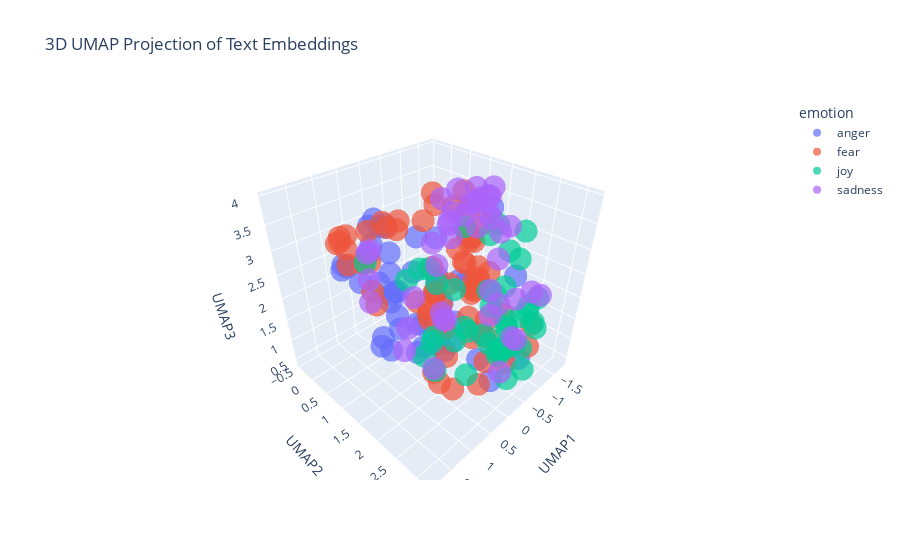

Notebook cell for this chart:
### Markdown cell above
---
##### <a id='toc1_5_8_1_1_'></a>[**>>> Exercise 4 (Take home):**](#toc0_)

Apply UMAP to the same embeddings to reduce the dimensionality to 3D vectors and plot the 3D graph, discuss the differences and similarities with the 2D graph.

### Code cell
# Answer here

import pandas as pd
import numpy as np
import umap
import plotly.express as px

# Concatenate the training and test data
combined_df = pd.concat([train_df_new, test_df_new], ignore_index=True)

# Prepare the embeddings for UMAP
X_embeddings = np.array(combined_df['embeddings_values'].tolist())

# Apply UMAP for dimensionality reduction
reducer = umap.UMAP(n_components=3, metric='cosine', random_state=28) 
embedding_3d = reducer.fit_transform(X_embeddings)

# Create a DataFrame for plotting
df_plot = pd.DataFrame(embedding_3d, columns=['UMAP1', 'UMAP2', 'UMAP3'])
df_plot['emotion'] = combined_df['emotion']
df_plot['intensity'] = combined_df['intensity']
df_plot['text'] = combined_df['text']


# Visualize the embeddings with Plotly
fig = px.scatter_3d(
    df_plot,
    x='UMAP1',
    y='UMAP2',
    z='UMAP3',
    color='emotion',  # Color points by the 'emotion' column
    hover_data=['text', 'intensity'],  # Show text and intensity on hover
    title='3D UMAP Projection of Text Embeddings',
    opacity=0.7,
    size_max=1
)

fig.show()

### Figure 1 — Plotly figure (JSON) as saved in the notebook; plotly's stock layout.template omitted (floating-point values rounded to 4 significant figures)
{"data": [{"customdata": [["@trendykittykat Some people would rather hang on to their indignant anger. *weary sigh*", 0.479], ["@AskPS_UK not received verification email, asked for it to be resent 5 times still nothing.", 0.604], ["Nurse practitioner: 'you look pretty bad. No offense of course.'  \\n\\nThank you, that really added that spark of positivity I needed today.", 0.444], ["@DRUDGE_REPORT @FoxNews good thing the FBI didn't offend them!", 0.479], ["@RichardHBell Yes, I think he held a grudge ...", 0.375], ["Candace &amp; her pout are getting right on my tits #GBBO", 0.562], ["That's really it for my madden career that game sucks , ea sports does a piss poor job every year on that shit", 0.867], ["@Trump_Videos she looks completely #rabid @realDonaldTrump", 0.5], ["@edquinn63 how can you even forget to pick ur fave child up from school #offended", 0.688], ["ESPN just assumed I wanted their free magazines #offended", 0.542], ["@warFarePower dip it in boiling water", 0.396], ["@paulbushnell25 @EE bad news if ordered online it hasn't gone through same happened to me had to re order on the phone #furious", 0.844], ["#Anger or #wrath is an intense emotional response.", 0.562], ["The new gun emoji in iOS10 is not enough to show the anger I have towards a number of things.", 0.625], ["Thatmoment you're watching #worstcelebritycooks and your bubble is burst by finding out KyleXY is gay and married😭 #nochance #KindaDontMind😉", 0.479], ["@UnknownAndYoung — a low growl escaping him. Oh oh.", 0.396], ["@AaronGoodwin seriously dude buy some bubble tape for your phones. #snap broke another phone", 0.458], ["@MetsProspectHub @brianpmangan taking offense to acount...he ranks 32 of 36 over last 2 years by SABR", 0.312], ["follow my girl tiff she only got 3 followers💖💘💖💘💘 @00tiffanyr", 0.188], ["@sippycoups if it hurts too much to eat, i read somewhere that marshmallows are good bc they are soft and don't irritate", 0.375], ["Didn't think Cadres not Getting SRC deployment would make some Cadres so bitter, Ku tough Macom.", 0.5], ["Guy across from me in a really ugly suit cannot stop expressing his displeasure", 0.5], ["guys irritate me", 0.542], ["Follow up. Follow through. Be . #success", 0.125], ["Like hello? I am your first born you must always laugh at my jokes. ", 0.324], ["We worship at Your feet\\nWhere wrath and mercy meet\\nAnd a guilty world is washed\\nBy love's pure stream\\n—Graham Kendrick", 0.375], ["Michelle is one of the worst players in bb history #bb18 #bbfinale #bitter", 0.604], ["GAMEDAY VS BUFORD TODAY AT 5:30 AT HOME!!!!!!!!! NEVER BEEN SO EXCITED #revenge", 0.354], ["I need all your attention! If I don't I'll pout..", 0.479], ["@ChronAVT ummm, the blog says 'with Simon Stehr faking 7th'...I'll expect an investigation forthwith. This is an #outrage", 0.688], ["luv seeing a man with a scowl on his face walking with a protein shaker clenching his fists. i immediately stop n suck his dick", 0.562], ["@Sargon_of_Akkad It'll be like burning rap albums; they'll have to buy it first, but gosh darn it, they have to get rid of it.", 0.417], ["@Disneyland #nothappy and still #charging the #fullprice 😡😡 #fuming some your #bestrides 😳😳", 0.646], ["Praying for the #Lord to keep #anger #hate #jealousy away from your heart is a sign of #maturity #conciseness", 0.354], ["Michelle is one of the worst players in bb history #bb18 #bbfinale ", 0.542], ["@marthalyssa yep. LOL #bitter", 0.417], ["@paulbushnell25 @EE bad news if ordered online it hasn't gone through same happened to me had to re order on the phone ", 0.458], ["I blame the whole season on Natalie! The season would have been so different had she not turned her back on her alliance! #pissed ", 0.792], ["Ok scrubbed hands 5 times before trying to put them in.\\nEyeballs #burning \\n#EvenMoreBlind accidentally scared the #cat whilst #screeching", 0.604], ["Ananya just grabbed a bible, opened it, started reading, and then said 'where do they talk about burning people?'", 0.417], ["If I spend even 5 minutes with you and you already irritate me I seriously will bitch you out until you shut up", 0.812], ["(Sam) Brown's Law: Never offend people with style when you can fake that, you have to break us in this Island.", 0.333], ["@DJ_JeanFranko growl!!!", 0.5], ["i live and die for mchanzo honeymoon crashing and burning the second they move in together", 0.479], ["@ZubairSabirPTI  pls dont insult the word 'Molna'", 0.479], ["Just joined #pottermore and was sorted into HUFFLEPUFF 😡😡😡 #fuming", 0.708], ["@__NETFLIXNCHILL I fuck with madden way harder", 0.521], ["Sting is just too damn earnest for early morning listening. ", 0.37]], "hovertemplate": "emotion=anger<br>UMAP1=%{x}<br>UMAP2=%{y}<br>UMAP3=%{z}<br>text=%{customdata[0]}<br>intensity=%{customdata[1]}<extra></extra>", "legendgroup": "anger", "marker": {"color": "#636efa", "opacity": 0.7, "symbol": "circle"}, "mode": "markers", "name": "anger", "scene": "scene", "showlegend": true, "type": "scatter3d", "x": [0.9957, -0.3453, -1.184, 1.009, 0.9645, 1.206, 0.934, 0.6994, 1.376, 1.348, 0.4816, -0.2084, 0.847, 1.088, 0.8205, 0.1223, 0.1779, 1.427, -0.1176, -1.499, 1.013, 0.9741, 0.7523, -0.6271, -0.1295, 0.1644, 1.188, -0.4124, -0.1324, 1.29, 0.6933, 0.7075, 0.1503, 0.6643, 1.263, 0.2063, -0.2758, 1.184, -0.9934, 0.5391, 1.072, 0.1481, 0.04533, 0.3042, 1.871, 0.39, 0.6961, 0.9599], "y": [1.99, -0.3305, 2.308, 2.806, 1.541, 0.8586, 0.712, 2.589, 1.594, 1.948, 1.871, -0.3365, 1.968, 1.508, 0.6068, 1.644, -0.1489, 1.603, 2.726, 1.425, 2.011, 1.349, 1.274, 2.942, 1.308, 2.626, 0.3648, 2.183, 1.47, 1.672, 1.134, 2.152, -0.2168, 2.434, 0.4336, 1.057, -0.2719, 0.4779, 0.452, 1.989, 1.188, 2.265, 1.712, 1.27, 3.053, 0.2684, 1.019, 1.357], "z": [2.305, 2.675, 2.353, 2.824, 1.921, 2.658, 2.976, 3.292, 2.011, 2.647, 1.471, 2.745, 2.189, 2.678, 2.937, 1.278, 2.559, 1.86, 0.7429, 3.317, 1.715, 2.391, 2.465, 1.103, 2.017, 1.996, 2.774, 0.7106, 1.859, 1.726, 2.35, 3.042, 2.929, 1.972, 2.736, 2.5, 2.79, 2.782, 2.492, 2.995, 2.744, 2.851, 0.9257, 3.331, 3.059, 3.332, 2.684, 3.338]}, {"customdata": [["@Greener105th so you are astounded that I respect blacks to vote like any other human? u talk so down towards them. What bigotry on display!", 0.521], ["Missing the 500th test match today , not able to witness it like watching it in India #shy #indvsnz #500thTest @BCCI", 0.479], ["@BigDaddyx47 awe I'm sorry! I have 2 dogs 3 cats &amp; a snake", 0.188], ["@ImJim_YoureNot  cyber bully", 0.396], ["Don't #worry if you're not the best , if you are doing something you #love , you're heading in right direction ...", 0.104], ["3 #tmobile #stores, #original #note7 #customer and zero #results... What's going on guys?  #customerservice #2hour #waittime", 0.5], ["Today's alarm shows how unprepared professors and students are when it comes to emergency protocols. We don't know where to go @CalStateLA", 0.667], ["Watched tna for the first time in a long time what the hell happened to the #hardyboys #impactonpop #wwe #terrible", 0.412], ["bad news fam, life is still hard and awful #depression #anxiety #atleastIhaveBuffy", 0.854], ["#Partners are willing to #walk alongside you without being #intimidated by you. #WhoIsIT #Part2 #RelationShift #CLifeMacon", 0.417], ["@RJAH_NHS @ChrisHudson76 @mbrandreth #course day # potential Leadership #excited #nervous # proud", 0.646], ["Damnnit! Gonna be 1400 pts shy on Chiefs Rewards of getting a post game photo.", 0.521], ["Fewer and fewer good horror offerings from Hollywood every year. Or have I just gotten too old for this shit?", 0.292], ["@smb_ryan @Kamper10 I couldn't care less about #GOTHAM. I haven't watched it since the mid point of season 1. #horrible", 0.417], ["#nana 4 hoco bc my dream since freshman year awe 😙❤❤❤ @thecandeyman", 0.25], ["@NHLexpertpicks @usahockey USA was embarrassing to watch. When was the last time you guys won a game..? #horrible #joke", 0.269], ["@bumbleb33tuna door and cleared his throat, trying to dispel any nervousness he had left.", 0.479], ["How had Matty Dawson not scored there!!!!! #terrible", 0.375], ["@Taniel @LOLGOP That'll be gosh darn terrific if they only check the brown people. Shucks, let's make a law to say only brown people.", 0.458], ["# ISIS REFERENCES SCRUBBED?  Federal complaint against suspect in NYC, NJ bombings appears to omit terror names in bloody journ...  #news", 0.729], ["This maybe a new start but it will always be align with the end.  #forward", 0.375], ["#NawazSharif confesses that #Pakistan  supports #terror at #unga\\n#BurhanWani", 0.625], ["@Megannn_walsh12 @itsshelleeey never said that,Just not fair how Yous think it's completely okay to bully someone", 0.646], ["someone come to fright world w me🤗🤗", 0.458], ["And I would advise that everyone wait to watch @KevinCanWaitCBS ,or actually don't wait, just don't even watch it because it is #awful", 0.229], ["Thank god the feds did not raise rates. Assume they are nervous about a world where 990 is the new employee  form  &amp; the safety net is zilch", 0.45], ["And there you go. After that wild start, wouldn't be surprised at all if Sweden wins this game. Too much experience there to panic.", 0.4], ["@JasonBHampton it's Bowers. I went and drove it for a while this evening #horrible", 0.447], ["#panic Panic attack from fear of starting new medication", 0.917], ["@tchop__StL @YouTube \\nI get sick to my stomach everytime I see this video &amp; for the helicopter crew to make such comments is revolting.", 0.875], ["It's a good day at work when you get to shake Jim Lehrer's hand. Thanks, @keratx! Still kicking myself for being to shy to hug @mcuban.", 0.208], ["petrify  me in the fossil type of way", 0.458], ["India wants to #shake #hands with # pakistan ..... but as usual pakistan #cheat with every #indian \\n\\n..........shameless pakistan", 0.458], ["Tomorrow is going to be a challenge, I have to talk at a freshers fair to STRANGERS 😁and pick up my new flat keys ", 0.58], ["@realDonaldTrump @KellyannePolls New campaign slogan idea...'I know you are but what am I?'  #Trump2016 #yourefired #deflect", 0.354], ["@Markgatiss I'm surrounded by those Trump voters. You're right, it is fucking terrifying. #redstate ", 0.854], ["Haven't gotten one hour of sleep... Today is going to be a fun day 😐 #restless", 0.75], ["Recording some more #FNAF and had to FaceTime my mum to let her know I was okay after I let out a high pitched scream 😂  #suchagirl", 0.458], ["Just had to reverse half way up the woods to collect the dog n I've never even reverse parked in my life 🙄 #nightmare", 0.771], ["I just want to say: social media isn’t here to #bully that has to be #stopbullying ! Please be kind to eaxh other! #lovewins", 0.36], ["@saltmage I find it less daunting if I know one person at least!", 0.521], ["@DaniQays @AJENews ohh.. so here comes sense from terror supporting stone pelting vandalizing ppl who gather b4 protests to announce ...", 0.646], ["@kevinrouth Now that's what I call a gameface! #gameface  #intimidate", 0.458], ["I'm scared that my coworkers are going to submit me to one of those 'wardrobe makeover' shows. #fear #fashion", 0.792], ["Can't start a good day without a cup of tea! \\n\\n#tea #start #day #goodday", 0.104], ["We in our own country are so divided in our approach so how could we fight #terrorism and #pakistani terrorism #MartyrsNotBeggars", 0.625], ["@WTFISaHashtag1 @MuslimIQ The problem is that right wing extremist terror groups aren't given coverage, press not interested", 0.5], ["White Americans are worried about Arab terrorists. Black Americans are fearful of a terrorist in a Police uniform on a daily basis.", 0.854], ["@deodevine6 i can't bully you and niall impossible😙", 0.438], ["I feel horrible. I have accounting today but physically and mentally am not okay 😪", 0.833], ["@quiettcricket can you maybe break it down into smaller bits? or space it out so it doesnt seem to daunting?", 0.458], ["The moment you bring her to meet your best friend and you're nervous af! 😬😆 #nervous #thefriendtest", 0.771], ["@joey_coops yes Hun! Avoid at all costs!! #nightmare", 0.667], ["Hillary Clinton looked the other way to the Saudi war on women and their terror financing because they bought her off.", 0.479], ["@CNNPolitics I can't wait to hear what he had to say about the brilliant Dr. Hawking... it should be rich... In the poorest of taste! ", 0.246], ["Bout ta get my @dontbreathe on up in here! @WarrenTheaters #nervous #icantholdmybreaththatlong", 0.688], ["@LethalWeaponFOX This show SUCKS! #lame #awful you even used the same names?? lol SO SO bad! #Failed #notworth2minutes. Off air SOON", 0.396], ["also i had an awful nightmare involving being sick where worms were involved i was so disgusted when i woke up", 0.896], ["#twitter #users Tweeting on twitter is like playing a game against the computer. Where's the life, Everyone too #afraid to say something?", 0.521], ["@RyanAbe awe yay thank god I was so worried.", 0.5], ["@soozclifford Sure have... Sydney are too tough, too quick and their 'team' pressure is too much for the Cats to handle. Motlop/Cowan ", 0.356], ["@TheDappaMc also £2.50 for a chocolate Feast ice lolly.. proper shocking 😩", 0.438], ["Really.....#Jumanji 2....w/ The Rock, Jack Black, and Kevin Hart...are you kidding me! WTF! #ThisIsATerribleIdea ", 0.542], ["⊰ @FrameOfAnAngel ⊱ \\n\\n+ Of them. I'm here for answers, and if I scare her to death, there won't be answers for me. \\n\\nSo instead, I just +", 0.583]], "hovertemplate": "emotion=fear<br>UMAP1=%{x}<br>UMAP2=%{y}<br>UMAP3=%{z}<br>text=%{customdata[0]}<br>intensity=%{customdata[1]}<extra></extra>", "legendgroup": "fear", "marker": {"color": "#EF553B", "opacity": 0.7, "symbol": "circle"}, "mode": "markers", "name": "fear", "scene": "scene", "showlegend": true, "type": "scatter3d", "x": [1.24, -0.726, -0.9555, 0.8201, -0.09446, 0.05173, -1.324, 0.9617, -0.9025, -0.2184, -1.757, 0.7883, -0.4925, 0.9734, -0.4058, 0.926, -1.07, 0.635, 0.619, 1.27, -0.6089, 1.599, 0.8162, -1.365, 0.8148, 0.4481, 0.692, -0.06544, -1.746, 0.2529, -1.267, -0.4844, 1.718, -1.675, 0.625, 0.5471, -0.9788, -1.45, -0.7765, 0.3264, -1.415, 1.63, 0.1115, -1.637, -1.071, 1.622, 1.316, 1.137, 0.6167, -1.241, -1.291, -1.716, -0.2539, 1.078, 1.022, -1.788, 1.005, -0.9034, 0.02575, -0.4465, 0.6391, -0.1149, 0.9852, -0.9002], "y": [2.279, 1.847, 1.392, 2.337, 2.997, -0.4209, 0.9916, -0.1109, 1.222, 2.156, 1.279, 0.596, 0.8544, 0.1837, 2.365, 0.1191, 1.391, 0.1878, 2.325, 2.779, 3.096, 3.163, 2.195, 0.9447, -0.01648, 2.933, 0.5615, 0.3441, 0.6162, 0.4583, 2.092, 1.895, 3.014, 1.048, 2.825, 2.517, 0.9184, 0.6364, 0.3161, 2.798, 1.285, 2.898, 1.838, 0.7241, 2.842, 2.907, 2.694, 2.474, 2.469, 1.235, 1.358, 0.7158, 0.1782, 3.1, 2.414, 0.7363, 0.07434, 0.5118, 2.268, 2.318, 0.3979, -0.138, 0.04461, 1.558], "z": [3.031, 3.416, 2.889, 1.103, 1.4, 2.701, 3.208, 2.916, 3.755, 1.37, 1.692, 2.76, 3.732, 2.931, 0.777, 2.552, 1.554, 2.487, 3.063, 3.266, 1.509, 3.271, 1.245, 1.949, 3.055, 2.612, 1.759, 2.982, 2.431, 3.188, 1.297, 2.358, 3.395, 1.767, 3.197, 3.507, 3.34, 2.131, 2.903, 1.037, 1.673, 3.359, 0.9084, 2.441, 1.593, 3.458, 3.446, 3.653, 0.8885, 3.475, 1.812, 2.231, 3.035, 3.12, 3.129, 2.311, 3.041, 3.268, 3.531, 1.335, 1.959, 2.941, 3.11, 1.807]}, {"customdata": [["@iyaycruz lets see chirp", 0.231], ["#Talking about our #Problems is our greatest #Addiction#Break the #habitTalk about ur #Joys#quote #optimism #problemsolving #behappy", 0.34], ["@bradshawjp Sweet! #optimism", 0.56], ["Do not truck the delight; delight the truck.", 0.34], ["@PeteSpencer007 Are you always so relentlessly positive? Your constantly cheerful optimistic disposition starts to grate after a while.", 0.34], ["The joyful tambourines have ceased. The noise of the jubilant has stopped. The joyful lyre has ceased. -Isaiah 24:8", 0.208], ["#ThisIsUs has messed with my mind &amp; now I'm anticipating the next episode with #apprehension &amp; ! #isthereahelplineforthis", 0.4], ["Look forward to the detours because they bring delightful surprises. #lifequote #delight", 0.56], ["@debutemma I dont have to sit here and take this from u spry young children", 0.146], ["I saw those dreams dashed &amp;&amp; divided like a million stars in the night sky that I wished on over &amp;&amp; over again ~ sparkling &amp;&amp; broken.", 0.25], ["Logically speaking, this can't be the worst I've ever felt and even if it was then its passing will still be a joyous occasion", 0.167], ["@RealKyper @NHL watching the jubilant scrum at the end of the day and remembering they're all still kids! #priceless", 0.625], ["@FullTimeDEVILS Memphis looking bright. Rojo looking like Rojo.", 0.473], ["Evening all. Don't forget it's #RobinHoodHour TONIGHT 🏹\\n\\n #bizitalk #bizhour #southyorkshire #MansfieldHour  #sheffieldHour #NottsHour", 0.438], ["@lennyabrahamson May I send you a copy of #HeroTheGreyhound? Either e-book or real paper one! A boy and a greyhound #smiles #tears ", 0.304], ["Your glee filled Normy dry humping of the most recent high profile celebrity break up is pathetic &amp; all that is wrong with the world today.", 0.1], ["the Lord turn his face toward you and give you peace. Numbers 6:26 #truth #trust #promise #calm #justice #great #mighty #protected #delight", 0.542], ["I'm so playful. lol I need somebody that'll joke with me all day long cause ill never get tired of it.", 0.6], ["Loved @Bethenny independence msg on @WendyWilliams, be happy &amp; fulfilled within yourself &amp; positivity will flock to you #happy #independent", 0.646], ["I love how cheery and adoring @JackHoward gets every time he produces new content.", 0.833], ["every time a new Anthony Weiner revelation breaks, Bill Clinton says a prayer of thanks that texting/DMing didn't exist in his heyday.", 0.375], ["A cheerful heart is good medicine, but a crushed spirit dries up the bones -Proverbs 17:22-", 0.4], ["@govph I would like to know about the source of The President's optimism about running the country. I wonder if he can answer my curiosity.", 0.18], ["Had a coworker look at her phone and say, cheerfully, 'oh look, Kap's getting death threats now.' 🙄. Then she goes to say the 49ers are", 0.385], ["Watch this amazing live.ly broadcast by @paulzimmer  #musically", 0.521], ["@Nick_Offerman I'll be there!! Can't wait for all the !", 0.771], ["@MoAmali @awosss @Arsenalman2011 listen I dn't subscribe to this team coq Team xhaka stuff. I like all our players. Depth has me elated", 0.562], ["The object of literature is to make man a wiser and happier being. The poet makes us happy because he tells us how we may become so.", 0.58], ["But i'll be a pity. 🐑 ", 0.083], ["Watch this amazing live.ly broadcast by @brooke_bridges  #musically", 0.655], ["Watch this amazing live.ly broadcast by @swagrman_fan  #musically", 0.521], [".@Harry_Styles I hope you never go a day without something to make you smile. You deserve all good things. Please follow me?\\n❤️💛💚💙💜\\n311,553", 0.6], ["@LoisJoanneLane Wagging his tail at the praise, he paused, tilting his head as she took the frisbee from him, letting out a playful -", 0.562], ["@aradsliff don't know I'm from nj we are the worst on purpose. #laughter", 0.462], ["@jessbr0ughton don't be shy next time! We're a cheery bunch. :) \\n\\nSam. X", 0.48], ["@Nikhilv95 @LydiajaneF I wish, I really, truly wish, that I had just a modicum of your banter. ", 0.24], ["@tomlinmayniac starting my new challenge ! A glee poll every day !", 0.625], ["Metal keeps you young and spry and keeps your hair luxurious.\\n\\nYES\\n\\nSHUT UP AND LISTEN TO ME", 0.46], ["This tweet is dedicated to my back pain, which I do not understand because I am youthful and spry. Full of life. Vivacious.", 0.229], ["Nawaz Sharif is getting more funnier than @kapilsharmak9 day by day.  #challenge #kashmir #baloch", 0.58], ["I love my family so much #lucky #grateful #smartassfamily #hilarious #love", 0.792], ["Ready for that nice, breezy, calm, sunshine weather.🍂🍁 #Autumn", 0.583], ["@billie21806 @cnnbrk tell that to your bodies cheering on the deaths of black people by cops. their fear is killing us.", 0.1], ["@yungdoujin wouldn't that basically be sparkling water", 0.32], ["A hearty Jonza! to all my friends and follower.", 0.704]], "hovertemplate": "emotion=joy<br>UMAP1=%{x}<br>UMAP2=%{y}<br>UMAP3=%{z}<br>text=%{customdata[0]}<br>intensity=%{customdata[1]}<extra></extra>", "legendgroup": "joy", "marker": {"color": "#00cc96", "opacity": 0.7, "symbol": "circle"}, "mode": "markers", "name": "joy", "scene": "scene", "showlegend": true, "type": "scatter3d", "x": [-0.2415, -0.6339, -0.7047, -0.7759, -0.4879, -1.112, -1.64, -0.716, 0.6873, -1.356, -1.328, -0.669, 0.4149, -1.135, -0.6641, 1.264, 0.09771, -0.3066, -0.5787, -0.5902, 0.9127, -1.249, -0.264, 1.16, -1.149, -1.14, 0.382, -0.8006, -0.9569, -1.105, -1.039, -0.3133, -0.4029, 0.02451, -0.9233, -0.6587, -1.486, -0.4546, -0.749, 1.835, -0.5155, -1.089, 1.014, 0.2993, -1.007], "y": [1.717, 2.979, 2.619, 2.899, 2.709, 2.167, 0.6291, 3.072, 2.104, 2.29, 1.717, 2.091, 1.542, 2.246, 2.528, 1.132, 2.771, 1.155, 3.08, 2.6, 2.91, 2.312, 3.08, 1.971, 2.203, 2.523, 2.558, 3.029, 1.826, 2.118, 2.203, 2.938, 1.9, 1.042, 2.406, 2.277, 1.604, 2.257, 2.395, 3.173, 1.425, 2.922, 2.272, 1.68, 2.731], "z": [1.002, 2.19, 1.131, 2.2, 1.748, 2.852, 2.57, 1.979, 1.13, 3.196, 3.132, 1.122, 0.9211, 1.31, 0.9878, 3.194, 1.812, 2.05, 0.9575, 1.184, 2.733, 2.689, 2.36, 3.216, 0.5185, 0.889, 1.135, 2.427, 3.102, 0.4674, 0.407, 0.8075, 1.259, 2.475, 1.353, 2.175, 1.115, 2.361, 2.369, 3.199, 1.943, 1.541, 3.483, 1.409, 0.9807]}, {"customdata": [["@m_giacchino will this be aired on radio or filmed? Lots of fans over the pond too! #wales #lost", 0.354], ["Hopefully next time we play a L1 team, 1 of the players scores, takes his shirt off &amp;jumps into away end purely to wind up the joyless cunts", 0.396], ["What do you do?'\\n'You are not worthy enough to know.' #what #serious", 0.458], ["Very long day. Thank goodness for Bake Off to brighten up a weary Wednesday ☺ #GBBO", 0.188], ["@beIIrkes Es, I'm serious 23/8", 0.271], ["Marcos rojo plays for man united !!  Just let that sink in !!!", 0.417], ["Brad Pitt being investigated for child abuse?! this all just got really #dark", 0.479], ["@pxrfectpeach it's got her little pout", 0.271], ["@crimsonwulfe it's super sad!! Especially when you are talking to a real person and not a bot! Makes it feel real :(", 0.75], ["Well i did hear once before that girls are attracted to men that look like their dad!  👌 ", 0.25], ["@cotsonika @NHL well, they should all be unhappy for the way they played.  Right @fmjacob ??", 0.542], ["@iTriborg — make him feel vigorous. 'Fine. You can kill me now.' Said Hestia with a display of only despair rather than her joyful —", 0.5], ["I have serious problems with the expectation that private philanthropy should replace functional government services...this is dangerous", 0.396], ["Some of these people at this protest are just there for the adrenaline rush. #depressing", 0.583], ["Let the #MrRobot binge begin. #nerdshow #compelling #dark", 0.229], ["Mixed emotions. #sadness #anxietymaybe #missingfriends #growingupsucks #lostfriends #wheresthetruefriends #complications", 0.667], ["We want to help you with your #depression. Give our office a call to learn how #TMS may be the treatment you've been waiting for!", 0.521], ["@m_giacchino will this be aired on radio or filmed? Lots of fans over the pond too! #wales ", 0.188], ["@AMB4JC @drtonyevans It's our job, the job of people who r still sane,still ok in life, to help the lost to find themselves &amp; love eachother", 0.214], ["Never ever been this unhappy before in my life lmao", 0.771], ["Tell me how I'm supposed to feel. #broken #hateful #guilty #love #sadness", 0.729], ["@JohnRMoffitt This is the most grim piece of laughter I was stricken with all day.", 0.604], ["It's sad when your man leaves work a little bit late and your worst fear is 'Oh no!! Did he get stopped by the police?!?! '  #ourworld", 0.618], ["We have left #Maine. #sadness", 0.771], ["I don't know why everyone is pretending to be sad about angelina and brad, everyone knows his dumb ass should've stayed with jennifer.", 0.354], ["The man who is a pessimist before 48 knows too much; if he is an optimist after it, he knows too little.'\\n-Mark Twain", 0.417], ["@pureleine though lately with how bad my depression has been i feel like my body is like just, taking what little it can get", 0.771], ["@JoyceCarolOates \\nBreath. You are trending despondent. Mrs Clinton will win. If you keep your gloves on, guard up, and punch like hell.", 0.417], ["| At home sick... 🎼The blues🎼 won't cure it so I need ideas 🎸😭 | #sorethroat #sick #blues #music #fallweather #carletonuniversity #ottawa", 0.833], ["@CTV_PowerPlay @lraitt Horrid disease! My maternal grandmother and each of her sisters suffered from this affliction. It's hard on all.", 0.75], ["it didn't impress me but it didn't depress me'", 0.271], ["It's pretty clear I can't stand @HillaryClinton, no tolerance for habitual liars. Not a Trump fan either so what's a citizen to do? #despair", 0.646], ["where broken hearted lovers do cry away their gloom", 0.708], ["My friends tell me I'm pretty. Trigger tells my I'm ugly. I first was confused but then realised I'm both. Pretty ugly. #tru  #tumblr", 0.583], ["@big_SL8 Show some respect, that's all...  If u havent go to war u cant say anything.. U havent lost friends and mates on war, so Ahut it!!", 0.583], ["@kempicepoland don't think he did, and he didn't have the rucksack or laptop in his possession, murky business, on that note I'm away to bed", 0.5], ["HATE that there's ads for #depression &amp; #mentalhealth #meds. That's ONLY something your doctor can determine. Everyone is different. #ssri", 0.46], ["Common app just randomly logged me out as I was writing the last part of my college essay and lost all of it 😭😭😭", 0.833], ["All I want to do is watch some netflix but I am stuck here in class. #depressing", 0.667], ["Don't depress yourself by comparing yourself. No comparisons.", 0.438], ["This shit hurting my heart 😪 that's how serious it is .", 0.875], ["Stars, when you shine,\\nYou know how I feel.\\nScent of the pine, \\nYou know how I feel.\\nFreedom is mine,\\nI know how I feel.\\nI'm feelin' good.", 0.292], ["Wow just watched Me Before You and it was seriously one of the most depressing movies of my life", 0.667]], "hovertemplate": "emotion=sadness<br>UMAP1=%{x}<br>UMAP2=%{y}<br>UMAP3=%{z}<br>text=%{customdata[0]}<br>intensity=%{customdata[1]}<extra></extra>", "legendgroup": "sadness", "marker": {"color": "#ab63fa", "opacity": 0.7, "symbol": "circle"}, "mode": "markers", "name": "sadness", "scene": "scene", "showlegend": true, "type": "scatter3d", "x": [-1.388, 1.062, 0.3392, -1.33, 0.1576, 0.6945, 1.237, -0.2028, -0.8293, 0.2856, 0.9005, -1.064, 0.3664, 0.2194, -1.688, -1.089, -0.5145, -1.342, 0.1252, -0.6788, -1.272, -0.1589, 0.1213, -0.8423, 1.19, -0.6222, -1.216, 0.3152, -1.447, -0.1786, -0.6868, 0.5016, -1.18, -1.177, 0.9638, 0.789, -0.3753, -0.7282, -0.7622, -0.641, -0.4452, -1.187, -0.7087], "y": [2.27, 0.9066, 1.944, 2.283, 1.727, 1.313, 1.254, 1.498, 1.315, 1.15, 0.668, 1.975, 2.94, 1.976, 0.9369, 1.352, 1.897, 2.398, 3.068, 1.176, 1.589, 1.302, 1.814, 1.445, 1.101, 3.01, 1.556, 3.035, 1.394, 1.161, 2.235, 3.002, 2.073, 1.549, 2.344, 1.539, 1.862, 0.8492, 1.677, 2.063, 1.314, 2.863, 1.248], "z": [0.7258, 2.666, 2.011, 1.738, 1.919, 1.094, 3.453, 1.416, 3.347, 2.025, 1.987, 2.62, 2.662, 3.557, 2.66, 3.801, 3.954, 0.7705, 1.383, 3.408, 3.828, 2.585, 3.685, 3.591, 3.323, 2.63, 3.337, 2.898, 3.538, 2.981, 3.408, 3.222, 3.277, 3.69, 1.548, 1.825, 3.901, 3.548, 3.755, 3.608, 3.38, 2.202, 3.854]}], "layout": {"legend": {"title": {"text": "emotion"}, "tracegroupgap": 0}, "scene": {"domain": {"x": [0, 1], "y": [0, 1]}, "xaxis": {"title": {"text": "UMAP1"}}, "yaxis": {"title": {"text": "UMAP2"}}, "zaxis": {"title": {"text": "UMAP3"}}}, "title": {"text": "3D UMAP Projection of Text Embeddings"}}}
